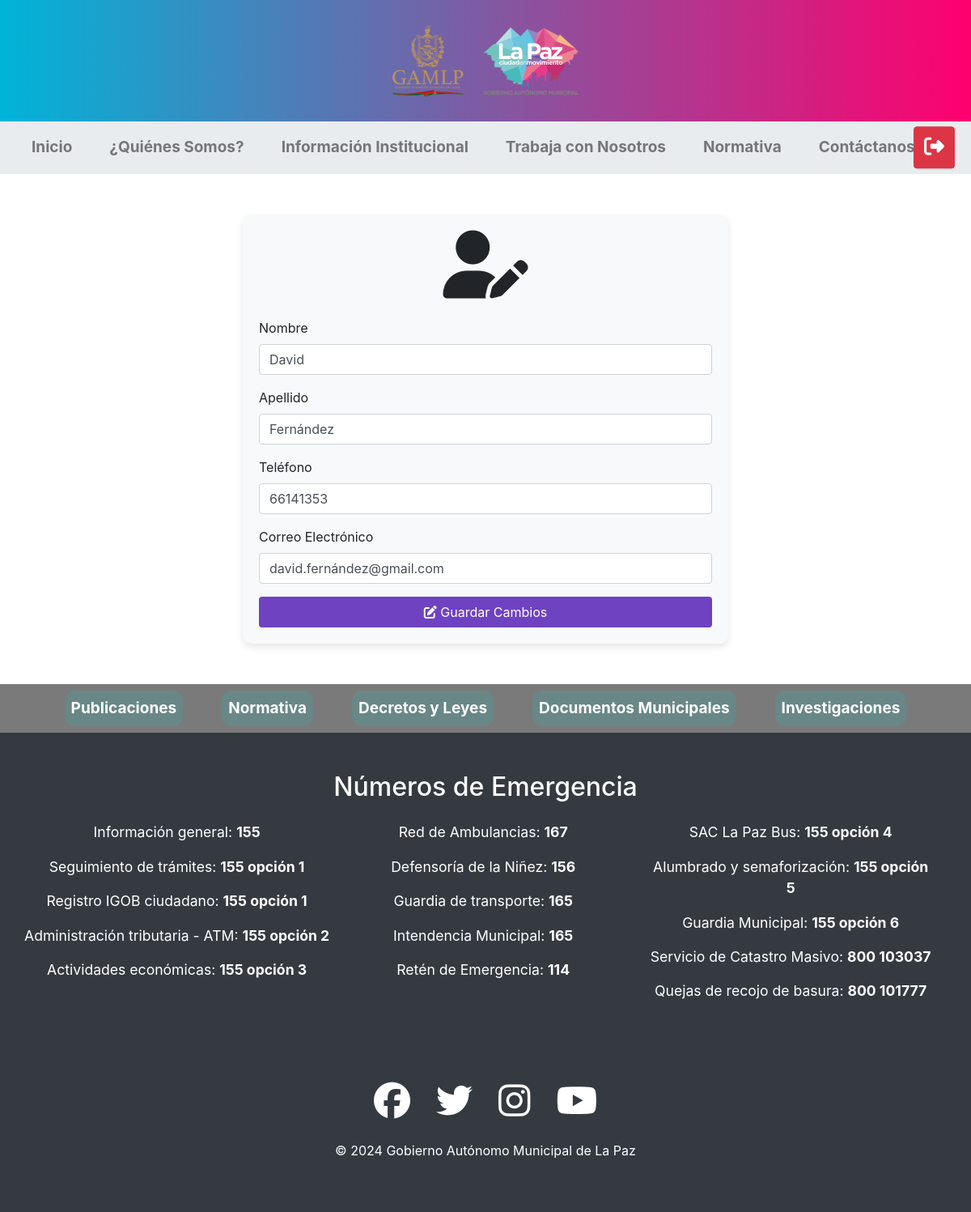
The page /PrimerParcial324/actualizarPersona.php?id=2 (signed in) on the database its author committed.
### tables this page shows
CREATE TABLE `persona` (
  `id_persona` int(11) NOT NULL,
  `nombre` varchar(50) DEFAULT NULL,
  `apellido` varchar(50) DEFAULT NULL,
  `ci` varchar(20) DEFAULT NULL,
  `telefono` varchar(15) DEFAULT NULL,
  `correo` varchar(50) DEFAULT NULL
);

### PrimerParcial324/actualizarPersona.php (the view, shortened to what this page needs)
<?php
include 'header.php';
include 'resources/conexion.php';
$id_persona = $_GET["id"];
$sql = "select * from persona where id_persona = $id_persona";
$resultado = mysqli_query($enlace, $sql);
$fila = mysqli_fetch_array($resultado);
?>
<div class="container">
    <div class="form-container">
        <h3 class="text-center mb-4"><i class="fa-solid fa-user-pen fa-3x"></i></h3>
        <form id="editPersonForm" action="resources/actualizar_persona.php" method="POST">
            <div class="form-group">
                <label for="nombre">Nombre</label>
                <input type="text" class="form-control" id="nombre" name="nombre" value=<?php echo $fila["nombre"] ?> required>
            </div>
            <div class="form-group">
                <label for="apellido">Apellido</label>
                <input type="text" class="form-control" id="apellido" name="apellido" value=<?php echo $fila["apellido"] ?> required>
            </div>
            <div class="form-group">
                <label for="telefono">Teléfono</label>
                <input type="text" class="form-control" id="telefono" name="telefono" value=<?php echo $fila["telefono"] ?> required>
            </div>
            <div class="form-group">
                <label for="correo">Correo Electrónico</label>
                <input type="email" class="form-control" id="correo" name="correo" value=<?php echo $fila["correo"] ?> required>
            </div>
            <button type="submit" class="btn btn-custom btn-block"><i class="fa-solid fa-pen-to-square"></i> Guardar Cambios</button>
        </form>
    </div>
</div>
<?php
include 'footer.php';
?>

### PrimerParcial324/css/style.css (style rules this page uses)
.form-container { max-width: 600px; margin: 50px auto; padding: 20px; border-radius: 10px; background-color: #f8f9fa; box-shadow: 0 4px 8px rgba(0, 0, 0, 0.1); }
.btn-custom { background-color: #6f42c1; color: white; }

### rows shown on the page
persona: nombre "David", apellido "Fernández", telefono "66141353", correo "david.fernández@gmail.com"
